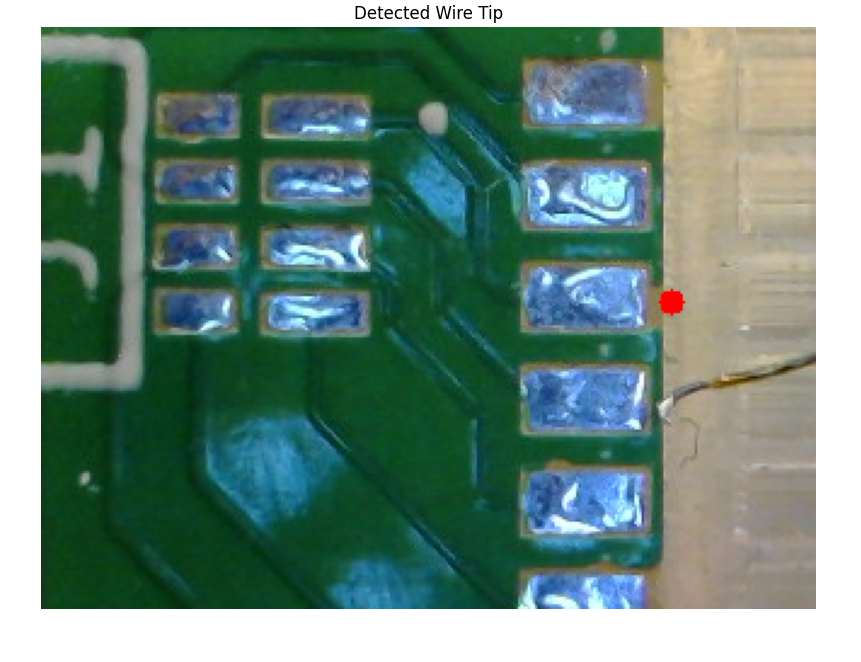
#> input picture image.png, 861 x 662 px, given in place of the camera
$ python -i imageoctober2.py   (imports and definitions only)
#> lines starting #> are read from the running program, lines starting #| are printed output that depends on the picture; after the words box and inside, x2 and y2 are one past the last pixel; in counts of white or black regions, pixels touching at a corner belong together
#> in camera_feed, frame is the input picture: shape (662, 861, 3); mean B, G, R 125.7, 138.3, 108.1
#> (key q is pressed here)
import cv2
import numpy as np
import matplotlib.pyplot as plt

def detect_rectangles_with_preprocessing(image, target_width=70, target_height=100, height_tolerance=20, width_tolerance=18):
#> called with target_width = 70, target_height = 100, height_tolerance = 20, width_tolerance = 18
    if image is None or image.size == 0:
        raise ValueError("Input image is empty or None.")

    height, width = image.shape[:2]
#> height = 662; width = 861
    kernel = np.array([[-1, -1, -1], [-1, 9, -1], [-1, -1, -1]])
    sharpened = cv2.filter2D(src=image, ddepth=-1, kernel=kernel)
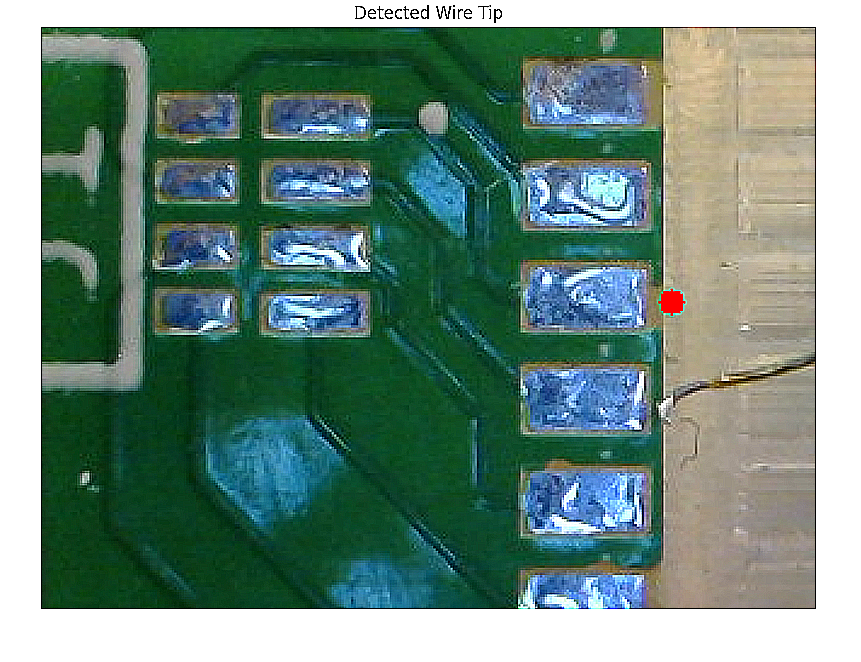
#> sharpened: shape (662, 861, 3); mean B, G, R 124.9, 137.4, 108


    mask = np.ones(image.shape[:2], dtype=np.uint8) * 255


    img_gray = cv2.cvtColor(sharpened, cv2.COLOR_BGR2GRAY)
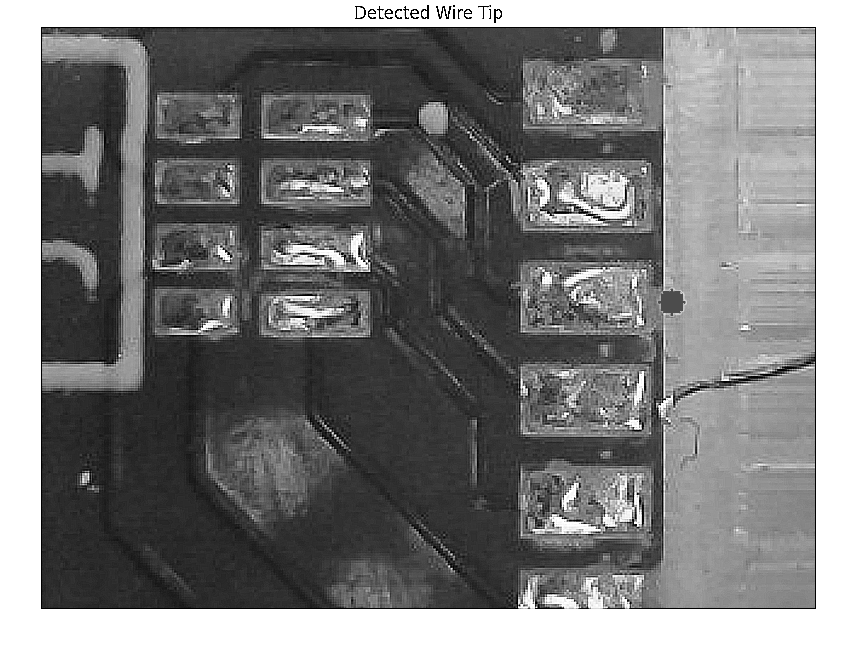
#> img_gray: shape (662, 861); min 0, max 255, mean 127.2
    img_gray_masked = cv2.bitwise_and(img_gray, mask)

    # Thresholding
    _, binary = cv2.threshold(img_gray_masked, 0, 255, cv2.THRESH_BINARY + cv2.THRESH_OTSU)
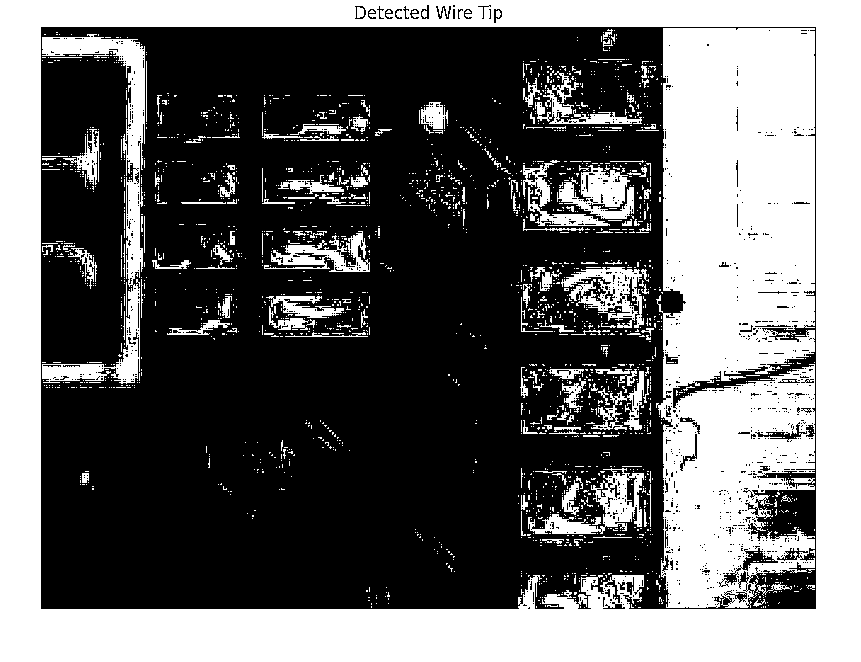
#> binary: shape (662, 861); 41% white; 2209 white regions (2047 under 20 px), largest, box (x1, y1, x2, y2) and area: (0, 0, 861, 662) 120269, (656, 28, 815, 608) 76393, (42, 34, 145, 384) 7178

    # Find contours
    contours, _ = cv2.findContours(binary, cv2.RETR_EXTERNAL, cv2.CHAIN_APPROX_SIMPLE)
#> contours = [[[0, 0], [0, 661], [860, 661], [860, 0]]]
    patch_image = np.copy(sharpened)
    rectangles = []
    centers = []

    for contour in contours:
        if cv2.contourArea(contour) >= 230:
            x, y, w, h = cv2.boundingRect(contour)
            rectangles.append((x, y, w, h))
            cv2.rectangle(patch_image, (x, y), (x+w, y+h), (0, 255, 0), 2)

            # Calculate and draw the center point
            center_x = x + w // 2
            center_y = y + h // 2
            centers.append((center_x, center_y))
            cv2.circle(patch_image, (center_x, center_y), 5, (0, 0, 255), -1)
#> this loop made 1 pass
#> (contour, x, y, w, h, center_x, center_y) on pass 1: ([[0, 0], [0, 661], [860, 661], [860, 0]], 0, 0, 861, 662, 430, 331)
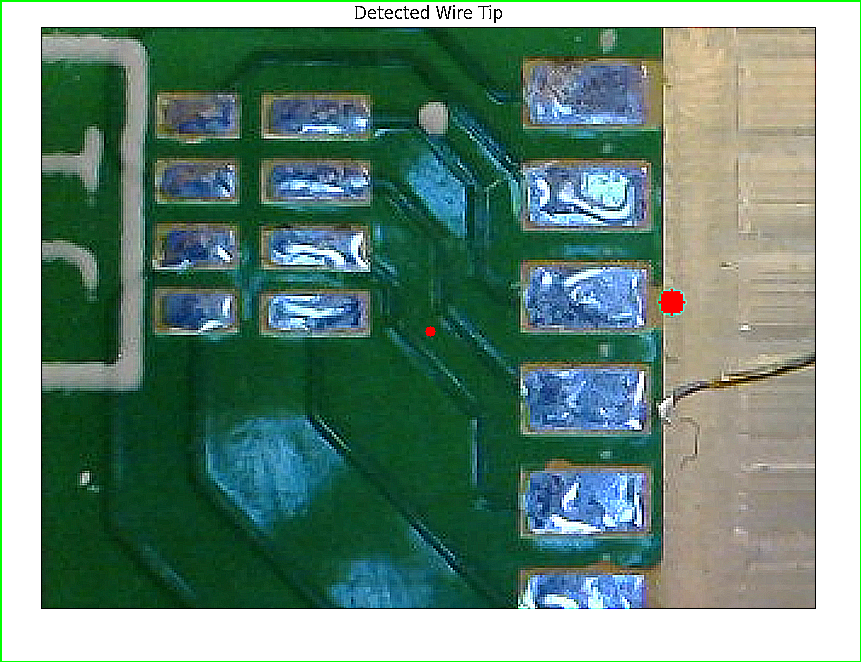
#> patch_image: shape (662, 861, 3); 0.81% of pixels changed, all inside (x1, y1, x2, y2) = (0, 0, 861, 662)
#> after the loop, centers = [(430, 331)]; rectangles = [(0, 0, 861, 662)]

    return sharpened, patch_image, len(rectangles), centers

def open_camera(device_index, width=320, height=240, fps=15):
    cap = cv2.VideoCapture(device_index)
    if not cap.isOpened():
        print(f"Unable to open camera at index {device_index}")
    else:
        cap.set(cv2.CAP_PROP_FRAME_WIDTH, width)
        cap.set(cv2.CAP_PROP_FRAME_HEIGHT, height)
        cap.set(cv2.CAP_PROP_FPS, fps)
    return cap

def camera_feed():
    camera_index = 0
    camera = open_camera(camera_index)
    if not camera.isOpened():
        print("Failed to open camera.")
        return None

    captured_image = None
    try:
        while True:
            ret, frame = camera.read()
            if not ret or frame is None:
                print(f"Failed to capture image from camera at index {camera_index}.")
                break

            cv2.imshow('Camera Feed', frame)

            key = cv2.waitKey(1) & 0xFF
            if key == ord('c'):
                captured_image = frame
                print("Image captured.")
            elif key == ord('q'):
                break
    finally:
        camera.release()
        cv2.destroyAllWindows()

    return captured_image

# Start camera feed and wait for the user to capture an image
captured_image = camera_feed()

# [20 lines not run here, left out]

>>> import cv2
>>> picture = cv2.imread('image.png')
>>> result = detect_rectangles_with_preprocessing(picture)
